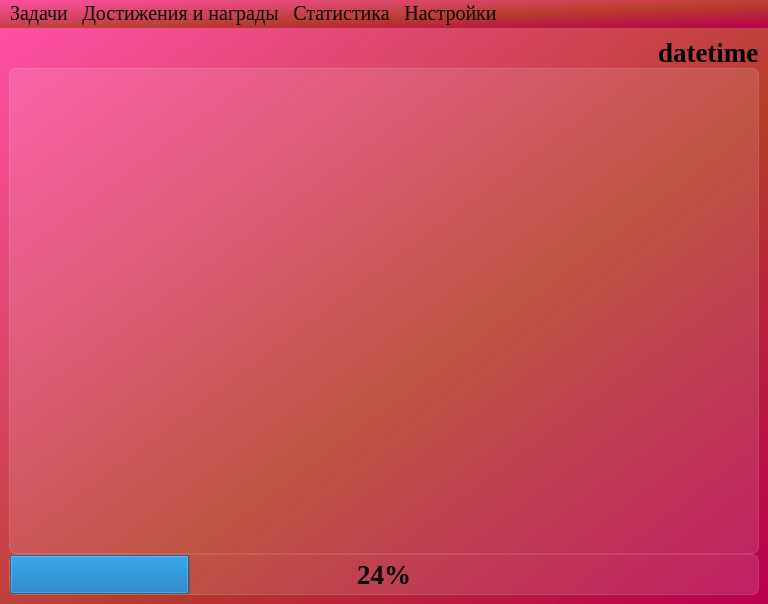
<?xml version="1.0" encoding="UTF-8"?>
<ui version="4.0">
 <class>MainWindow</class>
 <widget class="QMainWindow" name="MainWindow">
  <property name="geometry">
   <rect>
    <x>0</x>
    <y>0</y>
    <width>768</width>
    <height>604</height>
   </rect>
  </property>
  <property name="minimumSize">
   <size>
    <width>0</width>
    <height>0</height>
   </size>
  </property>
  <property name="maximumSize">
   <size>
    <width>16777215</width>
    <height>16777215</height>
   </size>
  </property>
  <property name="windowTitle">
   <string>TimeQuest</string>
  </property>
  <property name="styleSheet">
   <string notr="true">background-color: qlineargradient(spread:pad, x1:1, y1:1, x2:0, y2:0, stop:0 rgba(185, 0, 81, 255), stop:0.427447 rgba(182, 61, 42, 235), stop:1 rgba(255, 79, 165, 255));
font-family: Liberation Serif;</string>
  </property>
  <widget class="QWidget" name="centralwidget">
   <property name="maximumSize">
    <size>
     <width>16777215</width>
     <height>16777215</height>
    </size>
   </property>
   <layout class="QVBoxLayout" name="verticalLayout">
    <item>
     <layout class="QVBoxLayout" name="verticalLayout_main">
      <property name="spacing">
       <number>0</number>
      </property>
      <property name="sizeConstraint">
       <enum>QLayout::SetDefaultConstraint</enum>
      </property>
      <item>
       <layout class="QHBoxLayout" name="horizontalLayout_top" stretch="0,0,0">
        <property name="spacing">
         <number>0</number>
        </property>
        <property name="sizeConstraint">
         <enum>QLayout::SetDefaultConstraint</enum>
        </property>
        <property name="leftMargin">
         <number>0</number>
        </property>
        <item>
         <spacer name="horizontalSpacer">
          <property name="orientation">
           <enum>Qt::Horizontal</enum>
          </property>
          <property name="sizeHint" stdset="0">
           <size>
            <width>40</width>
            <height>20</height>
           </size>
          </property>
         </spacer>
        </item>
        <item>
         <widget class="QLabel" name="label_icon_datetime">
          <property name="maximumSize">
           <size>
            <width>23</width>
            <height>16777215</height>
           </size>
          </property>
          <property name="styleSheet">
           <string notr="true">font-weight: bold; 
font-size: 20pt;
background-color: none;
border: none;</string>
          </property>
          <property name="pixmap">
           <pixmap resource="../../res/icons/res-rc.qrc">:/icons/time.svg</pixmap>
          </property>
         </widget>
        </item>
        <item>
         <widget class="QLabel" name="label_datetime">
          <property name="maximumSize">
           <size>
            <width>200</width>
            <height>16777215</height>
           </size>
          </property>
          <property name="styleSheet">
           <string notr="true">font-weight: bold;
font-size: 20pt;
background-color: none;
border: none;</string>
          </property>
          <property name="text">
           <string>datetime</string>
          </property>
         </widget>
        </item>
       </layout>
      </item>
      <item>
       <layout class="QHBoxLayout" name="horizontalLayout_center">
        <item>
         <widget class="QListWidget" name="listWidget_tasks">
          <property name="styleSheet">
           <string notr="true">QListView {
font-weight: bold;
font-size: 20pt;
background-color: rgba(255, 255, 255, 30);
border: 1px solid rgba(255, 255, 255, 40);
border-radius: 7px;
}

QListView::item:selected {
border: none;
color: rgb(255, 255, 255);
background-color: rgba(255, 255, 255, 50);
}</string>
          </property>
          <property name="isWrapping" stdset="0">
           <bool>false</bool>
          </property>
          <property name="wordWrap">
           <bool>false</bool>
          </property>
         </widget>
        </item>
       </layout>
      </item>
      <item>
       <layout class="QHBoxLayout" name="horizontalLayout_down">
        <property name="spacing">
         <number>0</number>
        </property>
        <item>
         <widget class="QProgressBar" name="progressBar_done_tasks">
          <property name="minimumSize">
           <size>
            <width>0</width>
            <height>0</height>
           </size>
          </property>
          <property name="styleSheet">
           <string notr="true">background-color: rgba(255, 255, 255, 30);
border: 1px solid rgba(255, 255, 255, 40);
border-radius: 7px;
font-weight: bold;
font-size: 20pt;
text-align: center;</string>
          </property>
          <property name="value">
           <number>24</number>
          </property>
          <property name="textVisible">
           <bool>true</bool>
          </property>
         </widget>
        </item>
       </layout>
      </item>
     </layout>
    </item>
   </layout>
  </widget>
  <widget class="QMenuBar" name="menubar">
   <property name="geometry">
    <rect>
     <x>0</x>
     <y>0</y>
     <width>768</width>
     <height>22</height>
    </rect>
   </property>
   <property name="font">
    <font>
     <family>Liberation Serif</family>
     <pointsize>15</pointsize>
    </font>
   </property>
   <widget class="QMenu" name="menu_tasks">
    <property name="title">
     <string>Задачи</string>
    </property>
    <addaction name="action_add_task"/>
    <addaction name="action_delete_task"/>
   </widget>
   <widget class="QMenu" name="menu_statistic">
    <property name="title">
     <string>Статистика</string>
    </property>
    <addaction name="action_show_statistics"/>
   </widget>
   <widget class="QMenu" name="menu_settings">
    <property name="title">
     <string>Настройки</string>
    </property>
    <addaction name="action_change_theme"/>
   </widget>
   <widget class="QMenu" name="menu_achievements">
    <property name="title">
     <string>Достижения и награды</string>
    </property>
    <addaction name="action_list_achievements"/>
   </widget>
   <addaction name="menu_tasks"/>
   <addaction name="menu_achievements"/>
   <addaction name="menu_statistic"/>
   <addaction name="menu_settings"/>
  </widget>
  <action name="action_add_task">
   <property name="text">
    <string>Добавить задачу</string>
   </property>
  </action>
  <action name="action_list_achievements">
   <property name="text">
    <string>Список достижений</string>
   </property>
  </action>
  <action name="action_show_statistics">
   <property name="text">
    <string>Просмотр статистики</string>
   </property>
  </action>
  <action name="action_change_theme">
   <property name="text">
    <string>Сменить тему приложения</string>
   </property>
  </action>
  <action name="action_delete_task">
   <property name="text">
    <string>Удалить задачу</string>
   </property>
  </action>
 </widget>
 <tabstops>
  <tabstop>listWidget_tasks</tabstop>
 </tabstops>
 <resources>
  <include location="../../res/icons/res-rc.qrc"/>
  <include location="../../res/icons/res-rc.qrc"/>
 </resources>
 <connections/>
</ui>
